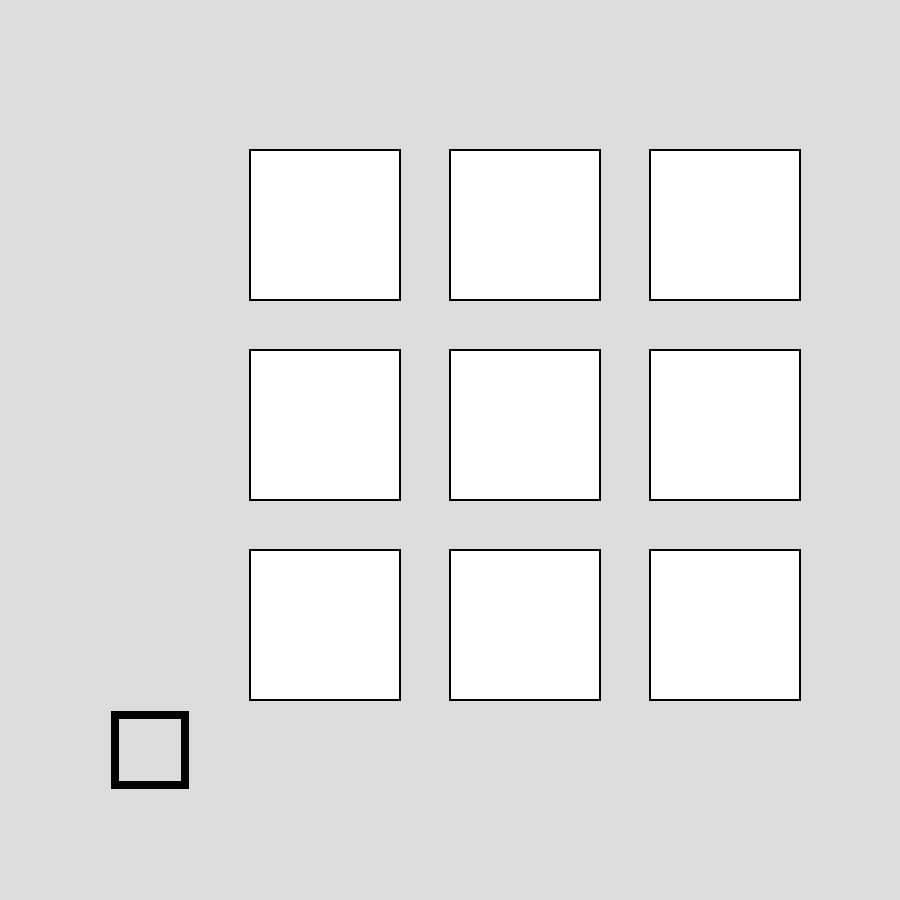
Frame 1 (no input)
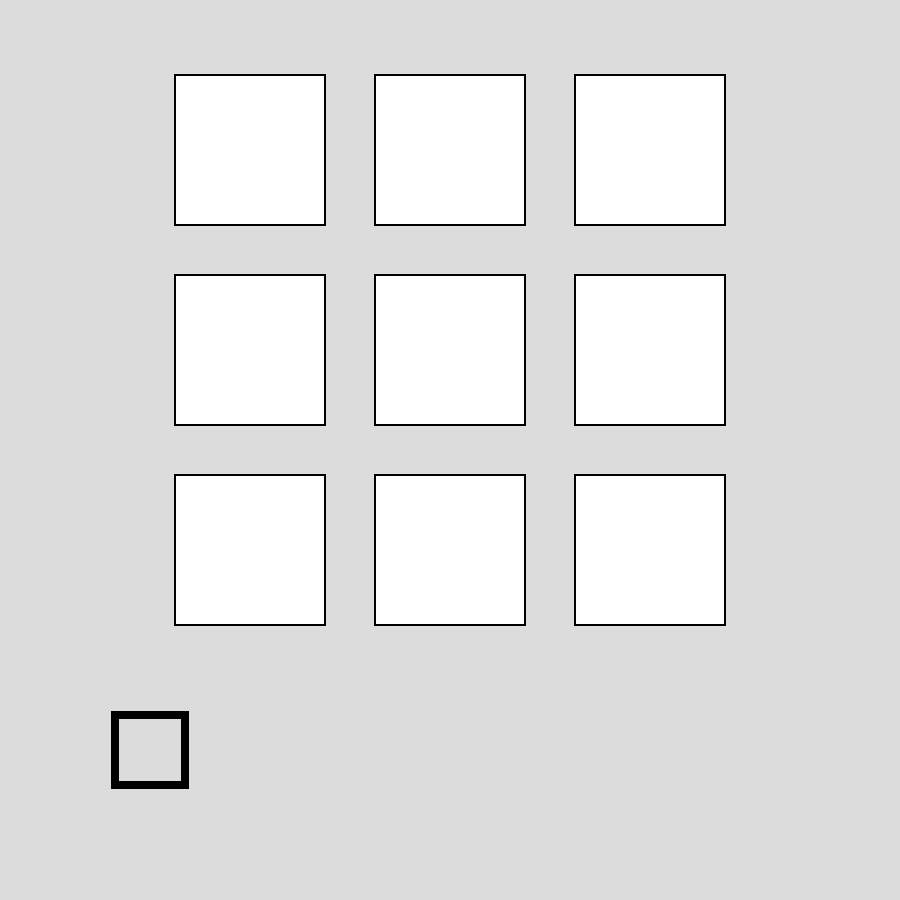
Frame 60 (no input)
Frame 120 (the mouse pressed at the canvas centre since frame 60): identical to frame 60, image omitted

The p5.js sketch that drew these frames (run headless with seeded random() and noise() and a simulated clock; from frame 60 on, the mouse is pressed at the canvas centre):

// p5.js sketch
// ── sketch.js
class Fichas{
  constructor(x,y){
    this.x=x;
    this.y=y;
    this.weight=70
    this.diameter=70
  }
  beRect(){
    rectMode(CENTER);
    noFill();
    strokeWeight(8);
    rect(this.x,this.y,this.weight);
  }
  beZero(){
    noFill();
    strokeWeight(8);
    circle(this.x,this.y,this.diameter)

  }



  moving(mx,my){
    this.x=mx;
    this.y=my;
  }


getX(){
  return this.x;
}
getY(){
  return this.y;
}



}
class Cuadrados{
  constructor(x,y){
    this.x=x;
    this.y=y;
    this.lado=150;
    //rect(250+(200*i),150+(200*j),150);
  }
  createCuadrados(){
    strokeWeight(2);
    fill(255);
    rect(this.x,this.y,this.lado);
  }

  validateCuadrados(vX,vY){
    if (dist(this.x,this.y,vX,vY)<75) {
      return true;
    }else {
      return false;
    }
  }

  getX(){
    return this.x;
  }
  getY(){
    return this.y;
  }

}

//0=X, 1=o
let turn = 0;
let maxTurn =0;
let cuadrado = [];
let nuevaFichaR = [];
let nuevaFichaZ = [];
let turnFichaR = 0;
let turnFichaZ = 0;



function setup() {
  createCanvas(900, 900);
  for (let index = 0; index < 5; index++) {
    nuevaFichaR.push(new Array)
  }

  for (let index = 0; index < 4; index++) {
    nuevaFichaZ.push(new Array)
  }

  for (let i = 0; i < 3; i++) {
    for (let j = 0; j < 3; j++) {
      cuadrado.push(new Cuadrados (250+(200*i),150+(200*j)));
       
     
    }
  }
}


function draw() {
  background(220);
  

  cuadrado.forEach(cuadrado => {
    cuadrado.createCuadrados();
  })
   
    if (turn == 0){
      for (let i = 0; i <= turnFichaR; i++) {
        
        nuevaFichaR [i] = new Fichas (150,750);
        nuevaFichaR[i].beRect();
        
      }

    
    } else if (turn == 1){
      for (let i = 0; i < turnFichaZ; i++) {
        nuevaFichaZ[i].beZero();
        nuevaFichaR [i] = new Fichas (150,750);
        
      }
    }
}

function mouseMoved(){

}

function mousePressed() {

  if (maxTurn < 9){
    for (let i = 0; i < 9; i++) {

      if (cuadrado[i].validateCuadrados(mouseX,mouseY)) {
      
        if (turn == 0){
          turn = 1;
          maxTurn++;
          nuevaFichaZ [turnFichaZ] = new Fichas (cuadrado[i].getX(),cuadrado[i].getY());
          turnFichaZ++;

          } else if (turn == 1){
          turn = 0;
          maxTurn++;
          nuevaFichaR [turnFichaR] = new Fichas (cuadrado[i].getX(),cuadrado[i].getY());
          turnFichaR++;
      
        }
      }
    }
  }





  console.log(maxTurn);
}
